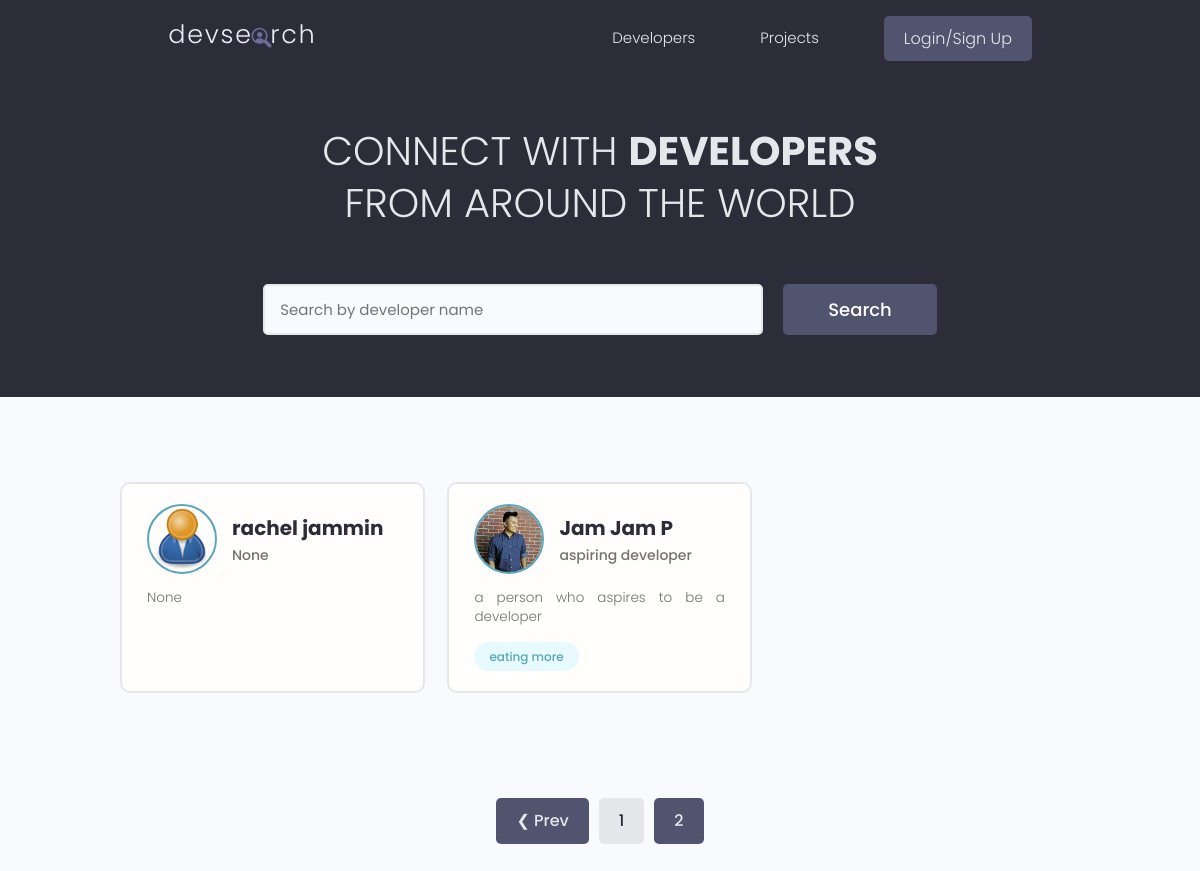
Before: /?page=2 with the older database file.
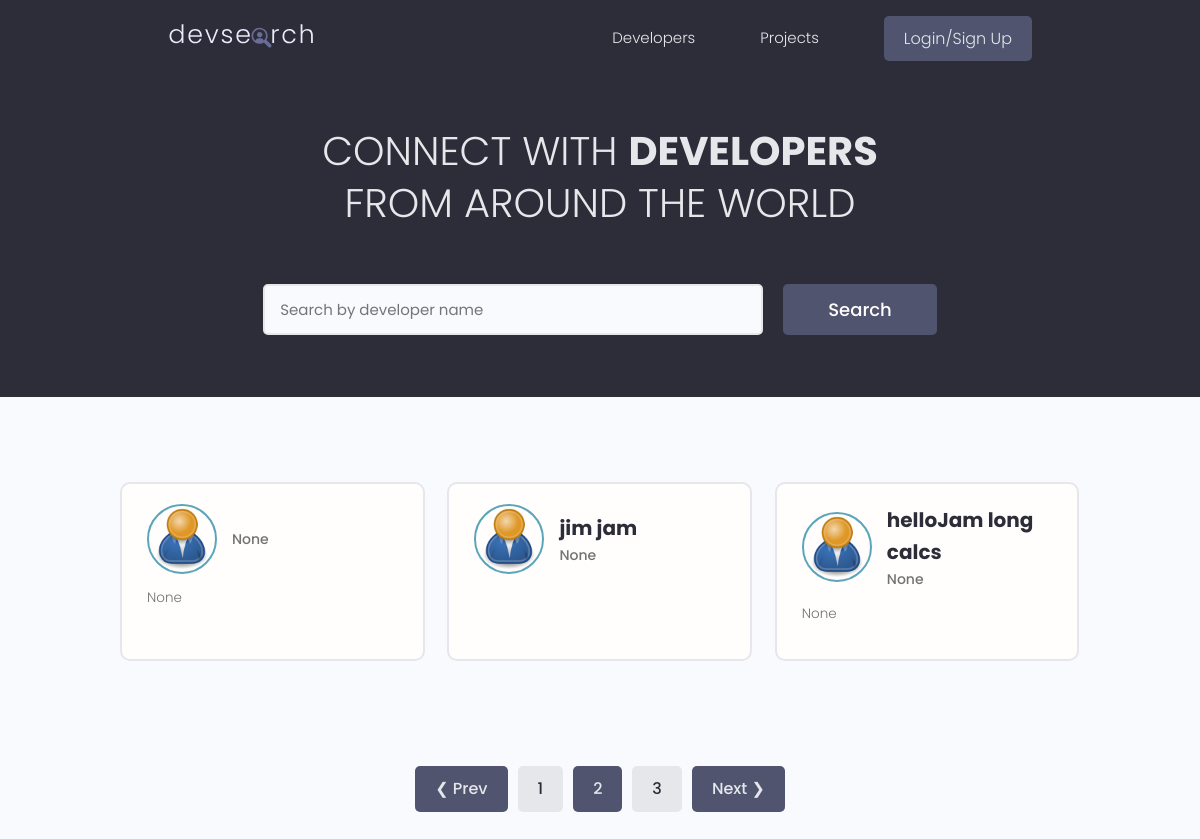
After: the same page with the newer database file.
### users/models.py (models this page shows, shortened)
class Profile(models.Model):
    user = models.OneToOneField(User, on_delete=models.CASCADE, null=True, blank=True)
    name = models.CharField(max_length=200, blank=True, null=True)
    username = models.CharField(max_length=200, blank=True, null=True)
    location = models.CharField(max_length=200, blank=True, null=True)
    email = models.EmailField(max_length=500, blank=True, null=True)
    short_intro = models.CharField(max_length=200, blank=True, null=True)
    bio = models.TextField(blank=True, null=True)
    profile_image = models.ImageField(
        null=True,
        blank=True,
        upload_to="profiles/",
        default="profiles/user-default.png",
    )
    social_github = models.CharField(max_length=200, blank=True, null=True)
    social_twitter = models.CharField(max_length=200, blank=True, null=True)
    social_linkedin = models.CharField(max_length=200, blank=True, null=True)
    social_youtube = models.CharField(max_length=200, blank=True, null=True)
    social_website = models.CharField(max_length=200, blank=True, null=True)
    created = models.DateTimeField(auto_now_add=True)
    id = models.UUIDField(
        default=uuid.uuid4, unique=True, primary_key=True, editable=False
    )
    @property
    def imageURL(self):
        try:
            url = self.profile_image.url
        except:
            url = ""
        return url

class Skill(models.Model):
    owner = models.ForeignKey(Profile, on_delete=models.CASCADE, null=True, blank=True)
    name = models.CharField(max_length=200, blank=True, null=True)
    description = models.TextField(blank=True, null=True)
    created = models.DateTimeField(auto_now_add=True)
    id = models.UUIDField(
        default=uuid.uuid4, unique=True, primary_key=True, editable=False
    )
    def __str__(self) -> str:
        return str(self.name)

### users/views.py (the view)
# urls.py: path("", views.profiles, name="profiles"),
def profiles(requests):
    profiles, search_text = searchProfiles(requests)
    custom_range, profiles = paginateProfiles(requests, profiles, 6)
    context = {
        "profiles": profiles,
        "search_text": search_text,
        "custom_range": custom_range,
    }
    return render(requests, "users/profiles.html", context)

### users/utils.py (called while the page is built)
def paginateProfiles(requests, profiles, results):
    page = requests.GET.get("page")
    results = 3
    paginator = Paginator(profiles, results)
    try:
        profiles = paginator.page(page)
    except PageNotAnInteger:
        page = 1
        profiles = paginator.page(page)
    except EmptyPage:
        page = Paginator.num_pages
        profiles = paginator.page(page)
    left_index = int(page) - 4
    right_index = int(page) + 5
    if left_index < 1:
        left_index = 1
    if right_index > paginator.num_pages:
        right_index = paginator.num_pages + 1
    custom_range = range(left_index, right_index)
    return custom_range, profiles

def searchProfiles(requests):
    search_text = ""
    if requests.GET.get("search_text"):
        search_text = requests.GET.get("search_text")
        print(search_text)
    skills = Skill.objects.filter(name__icontains=search_text)
    profiles = Profile.objects.distinct().filter(
        Q(name__icontains=search_text)
        | Q(short_intro__icontains=search_text)
        | Q(skill__in=skills)
    )
    return profiles, search_text

### users/templates/users/profiles.html (shortened to what this page needs)
{% extends 'main.html' %}
{% block content %}
<main class="home">
    <section class="hero-section text-center">
        <div class="container container--narrow">
            <div class="hero-section__box">
                <h2>CONNECT WITH <span>DEVELOPERS</span></h2>
                <h2>FROM AROUND THE WORLD</h2>
            </div>
            <div class="hero-section__search">
                <form id="searchForm" class="form" action="{% url 'profiles' %}" method="get">
                    <div class="form__field">
                        <input class="input input--text" id="formInput#search" type="text" name="search_text" value="{{ search_text }}"
                            placeholder="Search by developer name" />
                    </div>
                    <input class="btn btn--sub btn--lg" type="submit" value="Search" />
                </form>
            </div>
        </div>
    </section>
    <section class="devlist">
        <div class="container">
            <div class="grid grid--three">
                {% for profile in profiles %}
                <div class="column card">
                    <div class="dev">
                        <a href="{% url 'userProfile' profile.id %}?next=/account" class="card__body">
                            <div class="dev__profile">
                                <img class="avatar avatar--md" src="{{profile.imageURL}}"
                                    alt="image" />
                                <div class="dev__meta">
                                    <h3>{{profile.name}}</h3>
                                    <h5>{{profile.short_intro}}</h5>
                                </div>
                            </div>
                            <p class="dev__info">{{profile.bio|slice:"150"}}
                            </p>
                            <div class="dev__skills">
                                {% for skill in profile.skill_set.all %}
                                <span class="tag tag--pill tag--main">
                                    <small>{{skill}}</small>
                                </span>
                                {% endfor %}
                            </div>
                        </a>
                    </div>
                </div>
                {% endfor %}
            </div>
        </div>
    </section>
    {% include 'pagination.html' with queryset=profiles custom_range=custom_range %}
</main>
{% endblock %}

Changed rows visible on the page:
no longer on this page (row unchanged): Profile: imageURL (placeholder picture), name "rachel jammin", short_intro "None", bio "None"
no longer on this page (row unchanged): Profile: imageURL (picture), name "Jam Jam P", short_intro "aspiring developer", bio "a person who aspires to be a developer"
no longer on this page (row unchanged): Skill: name "eating more"
added Profile: imageURL (placeholder picture), short_intro "None", bio "None"
now on this page (row unchanged): Profile: imageURL (placeholder picture), name "jim jam", short_intro "None"
added Profile: imageURL (placeholder picture), name "helloJam long calcs", short_intro "None", bio "None"
Other visible differences:
new list line: "3"
text now shown: "Next ❯"
